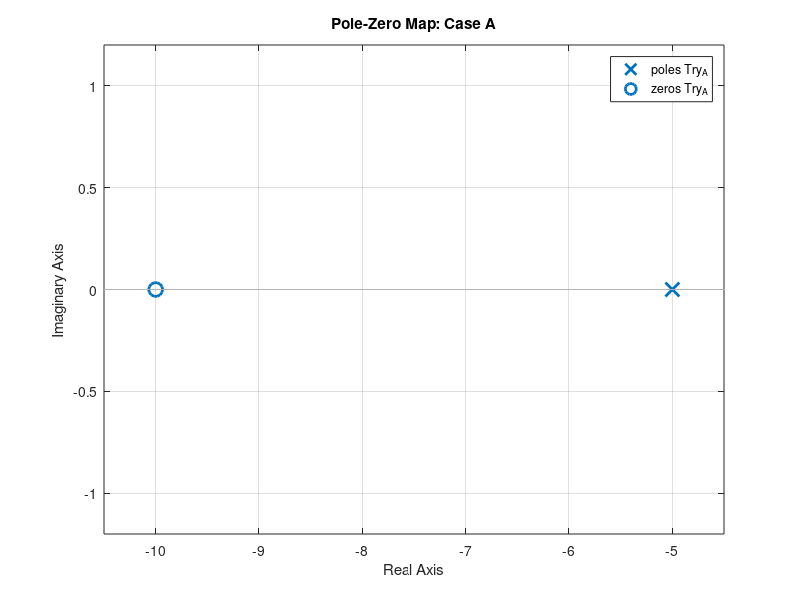
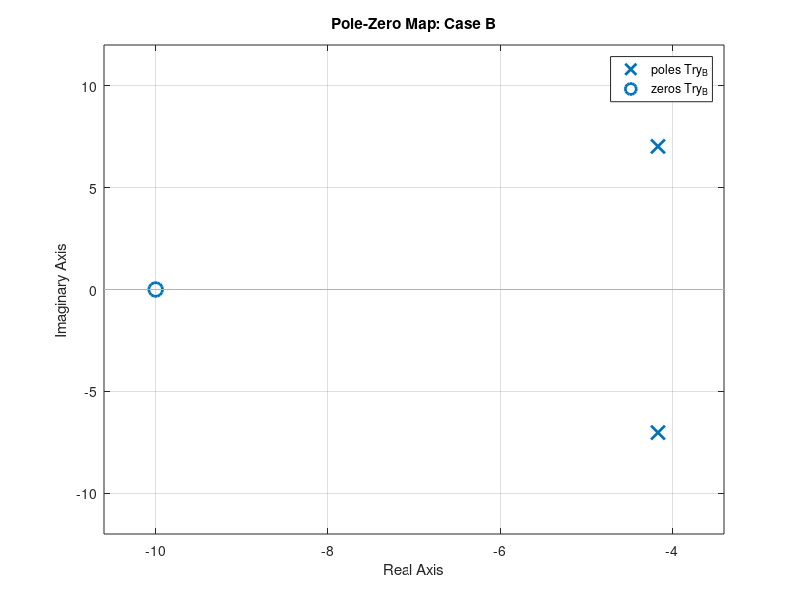
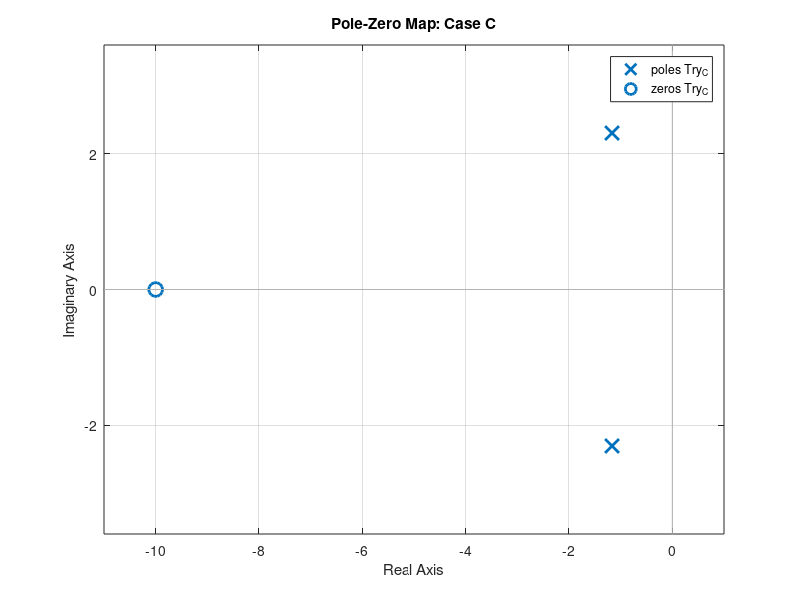
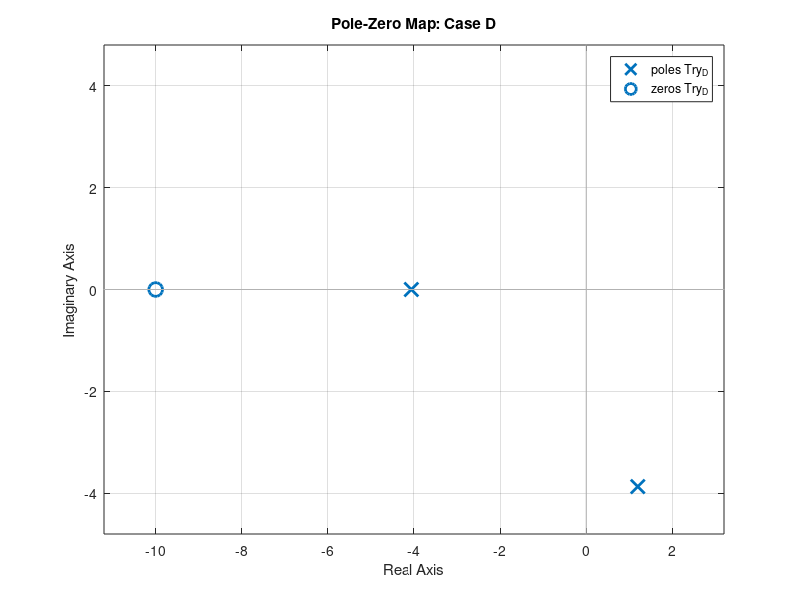

Here is the MATLAB script that generated these plots, in order:
% System parameters (Table 1)
kt = 2;
J  = 3;
b  = 5;
kp = 10;
kd = 1;
ki = 100;

Gc_A = tf([kd kp], 1);
Gp_A = tf(kt, [J b]);
G_A = Gc_A * Gp_A;
Try_A = feedback(G_A, 1)
Tre_A = feedback(1, G_A)
[mag_A, phase_A] = bode(Tre_A, 1);
mag_A_dB = mag2db(mag_A)

Gc_B = tf([kp ki], [1 0]);
Gp_B = tf(kt, [J b]);
G_B = Gc_B * Gp_B;
Try_B = feedback(G_B, 1)
Tre_B = feedback(1, G_B)
[mag_B, phase_B] = bode(Tre_B, 1);
mag_B_dB = mag2db(mag_B)


Gc_C = tf([kd kp], 1);
Gp_C = tf(kt, [J b 0]);
G_C = Gc_C * Gp_C;
Try_C = feedback(G_C, 1)
Tre_C = feedback(1, G_C)
[mag_C, phase_C] = bode(Tre_C, 1);
mag_C_dB = mag2db(mag_C)

Gc_D = tf([kp ki], [1 0]);
Gp_D = tf(kt, [J b 0]);
G_D = Gc_D * Gp_D;
Try_D = feedback(G_D, 1)

figure(1); pzmap(Try_A); title('Pole-Zero Map: Case A')
figure(2); pzmap(Try_B); title('Pole-Zero Map: Case B')
figure(3); pzmap(Try_C); title('Pole-Zero Map: Case C')
figure(4); pzmap(Try_D); title('Pole-Zero Map: Case D')

figure(5); step(Try_A); title('Step Response: Case A')
figure(6); step(Try_B); title('Step Response: Case B')
figure(7); step(Try_C); title('Step Response: Case C')
figure(8); step(Try_D); title('Step Response: Case D')

figure(9); bode(Tre_A); title('Frequency Response: Case A')
figure(10); bode(Tre_B); title('Frequency Response: Case B')
figure(11); bode(Tre_C); title('Frequency Response: Case C')
